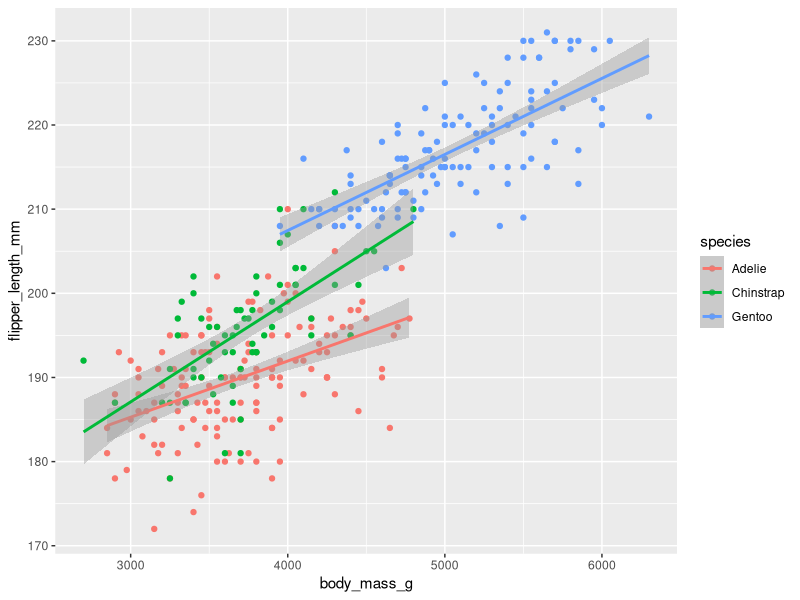
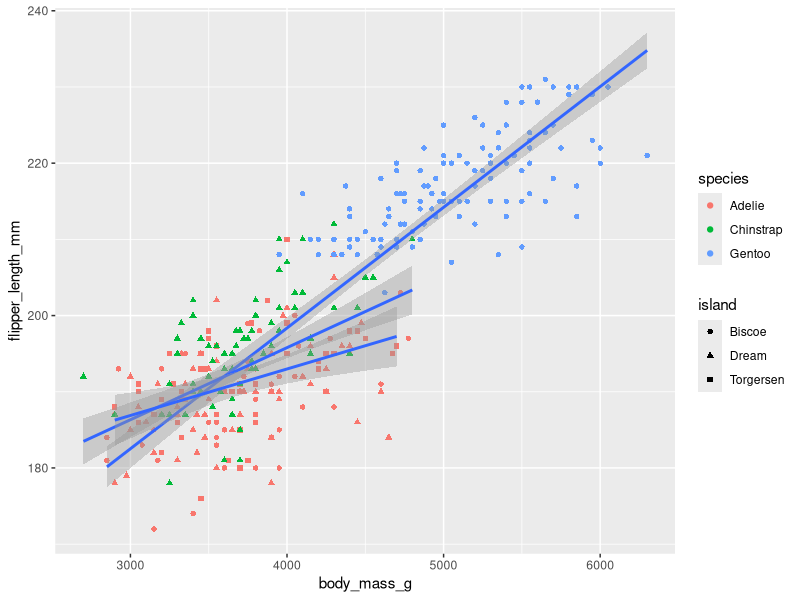

Here is the R script that generated these plots, in order:
## ---- chunk 1
knitr::opts_chunk$set(echo = TRUE)
library(palmerpenguins)
library(tidyverse)
## ---- chunk 2
ggplot(data = penguins, aes(body_mass_g, flipper_length_mm, color = species)) +
  geom_point() +
  geom_smooth(method = lm)

# In order to color the lines (not just the points), assign a variable to color in the first line of ggplot. 

# Flipper length generally increases with body mass across all three species. 
# Gentoo penguins tend to have the longest flippers. 
## ---- chunk 3
ggplot(data = penguins, mapping = aes(x = body_mass_g, y = flipper_length_mm, shape = island)) + 
  geom_point(mapping = aes(color = species)) + 
  geom_smooth(method = "lm")
